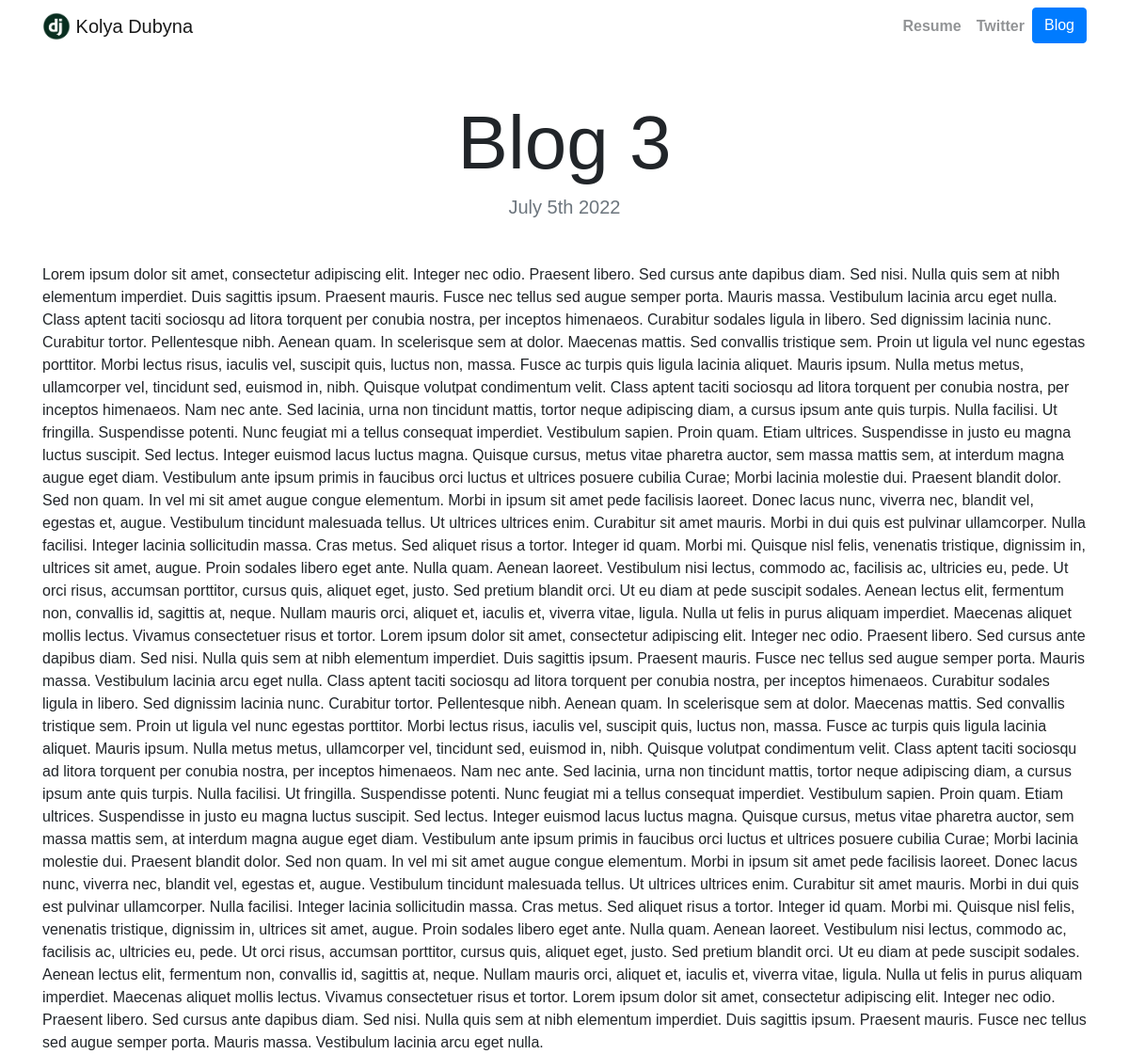
Page /blog/11/ on the committed database.
### blog/models.py (models this page shows, shortened)
class Blog(models.Model):
    title = models.CharField(max_length=200)
    date = models.DateField()
    description = models.TextField()

### blog/views.py (the view)
# urls.py: path('<int:blog_id>/', views.detail, name='detail'),
def detail(request, blog_id):
    blog = get_object_or_404(Blog, pk=blog_id)
    return render(request, 'blog/detail.html', {'blog':blog})

### blog/templates/blog/detail.html
{% extends "portfolio/base.html" %}
{% load static %}
{% block content %}
<h1 class="text-center mt-5" id="blogdetailtitle">{{ blog.title }}</h1>
<h5 class="text-center text-muted mb-5">{{ blog.date|date:'F jS Y' }}</h5>
{{ blog.description|safe }}
{% endblock %}

### portfolio/static/portfolio/custom.css (style rules this page uses)
body, nav { font-family: 'Arima', cursive; font-family: 'Noto Sans JP', sans-serif; }
@media (min-width: 992px) { #blogdetailtitle { font-size: 5rem; } }

### rows in the picture
Blog: title "Blog 3", date "July 5th 2022", description "Lorem ipsum dolor sit amet, consectetur adipiscing elit. Integer nec odio. Praesent libero. Sed cursus ante dapibus diam. Sed nisi. Nulla quis sem at nibh elementum imperdiet. Duis sagittis ipsum. Praesent mauris. Fusce nec tellus sed augue semper porta. Mauris massa. Vestibulum lacinia arcu eget nulla. Class aptent taciti sociosqu ad litora torquent per conubia nostra, per inceptos himenaeos. Curabitur sodales ligula in libero. Sed dignissim lacinia nunc. Curabitur tortor. Pellentesque nibh. Aenean quam. In scelerisque sem at dolor. Maecenas mattis. Sed convallis tristique sem. Proin ut ligula vel nunc egestas porttitor. Morbi lectus risus, iaculis vel, suscipit quis, luctus non, massa.…"
